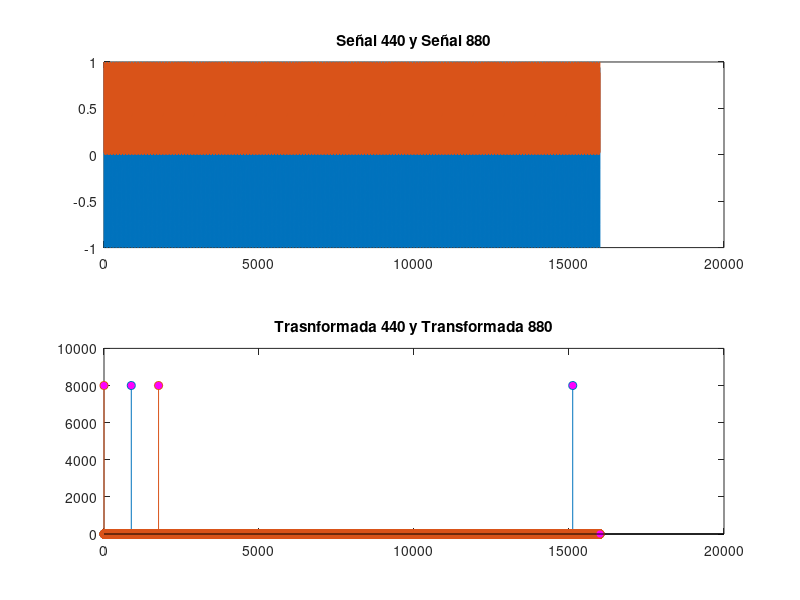

The MATLAB script that drew this image: (Note: this script raises an error after producing the figure.)
close all
clear all
clc

F=440;
Fs= 8000;
T=2;
%El tamaño Fs*T
N=Fs*T;
n=0:N-1;
%Generar el tono
f=F/Fs;
x=cos(2*pi*f*n);

%Tenemos que subir una octava -> duplicar la frecuencia
%tendríamos que pasar de una frecuencia de 440 a otra de 880
%Ponemos f porque como tiene que duplicarse, sería sumarle
%la misma componente de f de la señal original ya seria 440+440
w= e.^(j*2*pi*f*n);
xd = x.*w;

figure('name','Desplazamiento Fecuencial Audio.','NumberTitle','off');
subplot(211);
plot(n,x, "markerfacecolor", [1 0 1]);
hold on;
plot(n,xd, "markerfacecolor", [1 0 1]);
title ("Señal 440 y Señal 880");
hold off;

subplot(212);
xft= fft(x);
stem(n, abs(xft), "markerfacecolor", [1 0 1]);
xdft =fft(xd);
hold on;
stem(n, abs(xdft), "markerfacecolor", [1 0 1]);
title ("Trasnformada 440 y Transformada 880");
hold off;

player = audioplayer (x, Fs);
play (player);
pause(3);

player = audioplayer (xd, Fs);
play (player);
pause(3);

audiowrite('senaloriginal440.wav', x, Fs);
audiowrite('senaldesplazada880.wav',xd,Fs);

